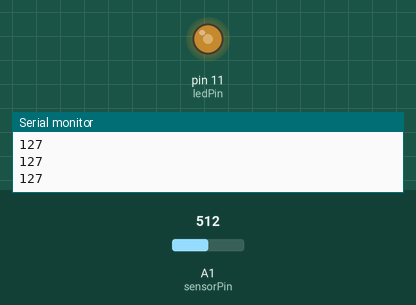
A sketch run on a simulated Arduino Uno, built with avr-gcc and run on an emulated ATmega328P. On the bench: output pins drawn as LEDs (lit = HIGH), the last lines printed to the serial monitor. The test bench sets the inputs (shaded band); at power-on: A1 (sensorPin) = 512.

Above: at 1.2 s.
1.3 s: A1 (sensorPin) set to 306
At 2.5 s:
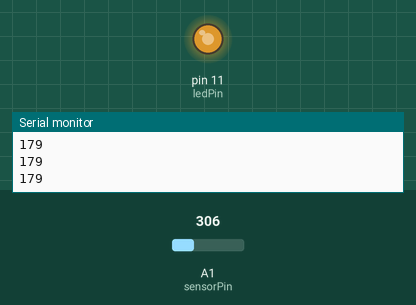
2.8 s: A1 (sensorPin) set to 122
At 4.0 s:
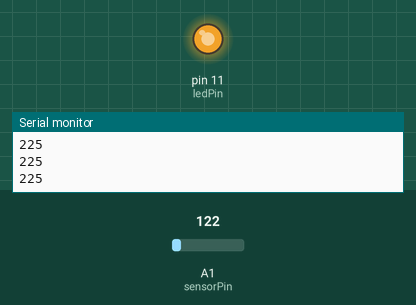
4.3 s: A1 (sensorPin) set to 900
At 5.5 s:
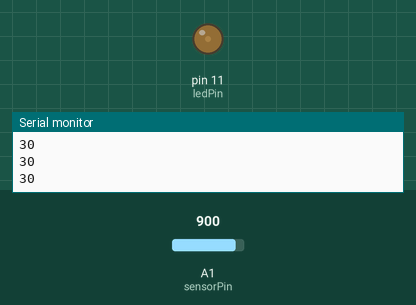
5.8 s: A1 (sensorPin) set to 1023
At 6.8 s:
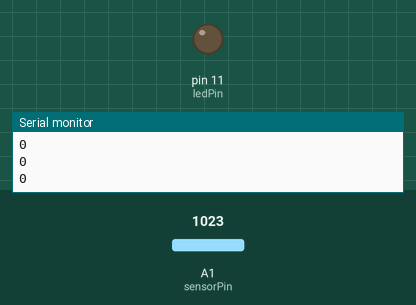
Timing chart, 0 to 8.3 s (numbered marks = the images above; inputs shaded):
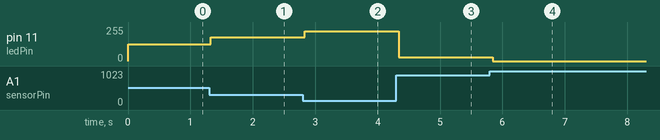

The sketch:

Light_Sensor.ino
```cpp
 /*
 LOYOLA UNIVERSITY CHICAGO
 COMP 450 - MICROPROGRAM/MICROPROCESS
 January 2015

 Tiago de Almeida - tdealmeida@luc.edu
 1394611

 A1: Your Computer Hello Arduino

 This program reads analog input from a light sensor and controls an LED accordingly.
 The more light the sensor can capture, the less the LED will glow.
 The less light the sensor can capture, the more the LED will glow.

 The Circuit:
 * Light sensor connected to A1
 * LED connect to 11

 */

#define sensorPin A1  // Input pin for the light sensor
#define ledPin 11     // Output pin for the LED

int sensorValue = 0;  // Variable to store the value coming from the sensor

void setup() {
  // Set up serial output for debugging
  Serial.begin(9600);
  Serial.println("Starting the program");
}

void loop() {
  // Read the value from the sensor
  //    The input goes from 0 to 1023.
  //    Since the LED accepts analog values from 0 to 255, we divide the input by 4.
  //    Also, we want the LED to glow more when there is less light being captured. Therefore, we subtract input/4 from 255.
  sensorValue = 255 - analogRead(sensorPin)/4;

  // Print out the read and calculated value
  Serial.println(sensorValue);

  // Set the value to the LED pin
  analogWrite(ledPin, sensorValue);

  // Wait a little bit
  delay(60);
}
```

Measured:
- after the input at 1.3 s, pin 11 (ledPin): 127/255 → 179/255 at once
- after the input at 2.8 s, pin 11 (ledPin): 179/255 → 225/255 at once
- after the input at 4.3 s, pin 11 (ledPin): 225/255 → 30/255 at once
- after the input at 5.8 s, pin 11 (ledPin): 30/255 → 0/255 after 0.05 s
